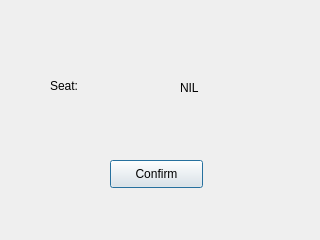
<?xml version="1.0" encoding="UTF-8"?>
<ui version="4.0">
 <class>ConfirmationScreen</class>
 <widget class="QDialog" name="ConfirmationScreen">
  <property name="geometry">
   <rect>
    <x>0</x>
    <y>0</y>
    <width>320</width>
    <height>240</height>
   </rect>
  </property>
  <property name="windowTitle">
   <string>Dialog</string>
  </property>
  <widget class="QLabel" name="slabel">
   <property name="geometry">
    <rect>
     <x>50</x>
     <y>60</y>
     <width>81</width>
     <height>51</height>
    </rect>
   </property>
   <property name="text">
    <string>Seat:</string>
   </property>
  </widget>
  <widget class="QLabel" name="seat">
   <property name="geometry">
    <rect>
     <x>180</x>
     <y>80</y>
     <width>55</width>
     <height>16</height>
    </rect>
   </property>
   <property name="text">
    <string>NIL</string>
   </property>
  </widget>
  <widget class="QPushButton" name="confirm">
   <property name="geometry">
    <rect>
     <x>110</x>
     <y>160</y>
     <width>93</width>
     <height>28</height>
    </rect>
   </property>
   <property name="text">
    <string>Confirm</string>
   </property>
  </widget>
 </widget>
 <resources/>
 <connections/>
</ui>
